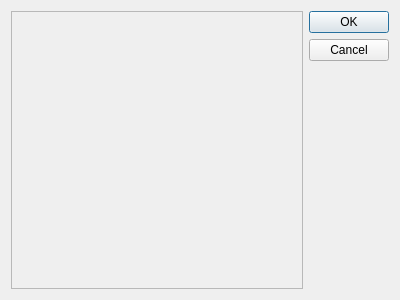
<?xml version="1.0" encoding="UTF-8"?>
<ui version="4.0">
 <class>Item_options</class>
 <widget class="QDialog" name="Item_options">
  <property name="geometry">
   <rect>
    <x>0</x>
    <y>0</y>
    <width>400</width>
    <height>300</height>
   </rect>
  </property>
  <property name="windowTitle">
   <string>Dialog</string>
  </property>
  <layout class="QHBoxLayout" name="horizontalLayout">
   <item>
    <widget class="QFrame" name="frame">
     <property name="sizePolicy">
      <sizepolicy hsizetype="Expanding" vsizetype="Preferred">
       <horstretch>0</horstretch>
       <verstretch>0</verstretch>
      </sizepolicy>
     </property>
     <property name="frameShape">
      <enum>QFrame::StyledPanel</enum>
     </property>
     <property name="frameShadow">
      <enum>QFrame::Raised</enum>
     </property>
    </widget>
   </item>
   <item>
    <layout class="QVBoxLayout" name="verticalLayout">
     <item>
      <widget class="QDialogButtonBox" name="buttonBox">
       <property name="orientation">
        <enum>Qt::Vertical</enum>
       </property>
       <property name="standardButtons">
        <set>QDialogButtonBox::Cancel|QDialogButtonBox::Ok</set>
       </property>
      </widget>
     </item>
     <item>
      <spacer name="verticalSpacer">
       <property name="orientation">
        <enum>Qt::Vertical</enum>
       </property>
       <property name="sizeHint" stdset="0">
        <size>
         <width>20</width>
         <height>40</height>
        </size>
       </property>
      </spacer>
     </item>
    </layout>
   </item>
  </layout>
 </widget>
 <resources/>
 <connections>
  <connection>
   <sender>buttonBox</sender>
   <signal>accepted()</signal>
   <receiver>Item_options</receiver>
   <slot>accept()</slot>
   <hints>
    <hint type="sourcelabel">
     <x>248</x>
     <y>254</y>
    </hint>
    <hint type="destinationlabel">
     <x>157</x>
     <y>274</y>
    </hint>
   </hints>
  </connection>
  <connection>
   <sender>buttonBox</sender>
   <signal>rejected()</signal>
   <receiver>Item_options</receiver>
   <slot>reject()</slot>
   <hints>
    <hint type="sourcelabel">
     <x>316</x>
     <y>260</y>
    </hint>
    <hint type="destinationlabel">
     <x>286</x>
     <y>274</y>
    </hint>
   </hints>
  </connection>
 </connections>
</ui>
